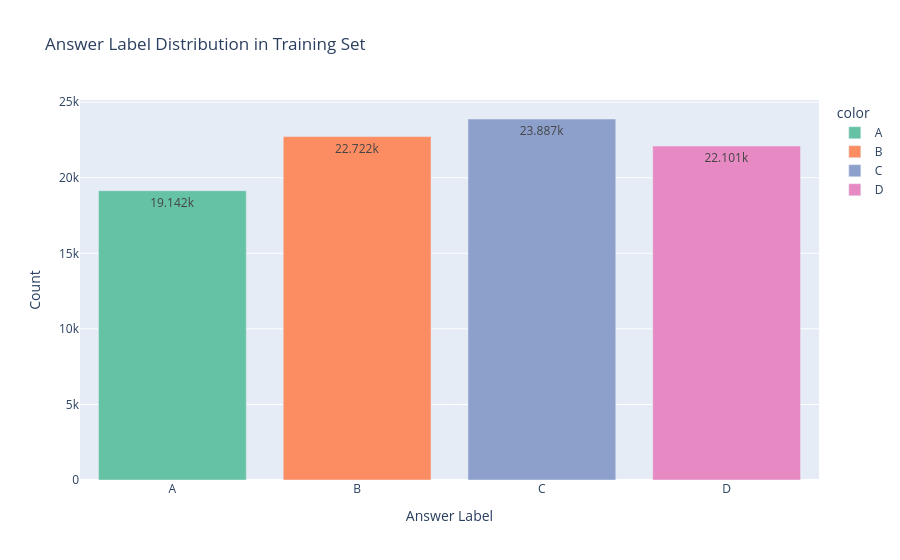

The cell this chart's notebook holds for it:
### Code cell
print('[2/6] Answer distribution...')
ans_counts = train_df['answer'].value_counts().sort_index()
print(ans_counts)
print(f'  Class balance A={( train_df["answer"]=="A").mean():.3f}  B={(train_df["answer"]=="B").mean():.3f}  C={(train_df["answer"]=="C").mean():.3f}  D={(train_df["answer"]=="D").mean():.3f}')

fig = px.bar(
    x=ans_counts.index, y=ans_counts.values,
    labels={'x': 'Answer Label', 'y': 'Count'},
    title='Answer Label Distribution in Training Set',
    color=ans_counts.index,
    color_discrete_sequence=px.colors.qualitative.Set2,
    text_auto=True,
)
fig.show()

### Figure 1 — Plotly figure (JSON) as saved in the notebook; plotly's stock layout.template omitted (floating-point values rounded to 4 significant figures)
{"data": [{"hovertemplate": "color=A<br>Answer Label=%{x}<br>Count=%{y}<extra></extra>", "legendgroup": "A", "marker": {"color": "rgb(102,194,165)", "pattern": {"shape": ""}}, "name": "A", "orientation": "v", "showlegend": true, "textposition": "auto", "texttemplate": "%{y}", "type": "bar", "x": ["A"], "xaxis": "x", "y": [19142], "yaxis": "y"}, {"hovertemplate": "color=B<br>Answer Label=%{x}<br>Count=%{y}<extra></extra>", "legendgroup": "B", "marker": {"color": "rgb(252,141,98)", "pattern": {"shape": ""}}, "name": "B", "orientation": "v", "showlegend": true, "textposition": "auto", "texttemplate": "%{y}", "type": "bar", "x": ["B"], "xaxis": "x", "y": [22722], "yaxis": "y"}, {"hovertemplate": "color=C<br>Answer Label=%{x}<br>Count=%{y}<extra></extra>", "legendgroup": "C", "marker": {"color": "rgb(141,160,203)", "pattern": {"shape": ""}}, "name": "C", "orientation": "v", "showlegend": true, "textposition": "auto", "texttemplate": "%{y}", "type": "bar", "x": ["C"], "xaxis": "x", "y": [23887], "yaxis": "y"}, {"hovertemplate": "color=D<br>Answer Label=%{x}<br>Count=%{y}<extra></extra>", "legendgroup": "D", "marker": {"color": "rgb(231,138,195)", "pattern": {"shape": ""}}, "name": "D", "orientation": "v", "showlegend": true, "textposition": "auto", "texttemplate": "%{y}", "type": "bar", "x": ["D"], "xaxis": "x", "y": [22101], "yaxis": "y"}], "layout": {"barmode": "relative", "legend": {"title": {"text": "color"}, "tracegroupgap": 0}, "title": {"text": "Answer Label Distribution in Training Set"}, "xaxis": {"anchor": "y", "domain": [0, 1], "title": {"text": "Answer Label"}}, "yaxis": {"anchor": "x", "domain": [0, 1], "title": {"text": "Count"}}}}
